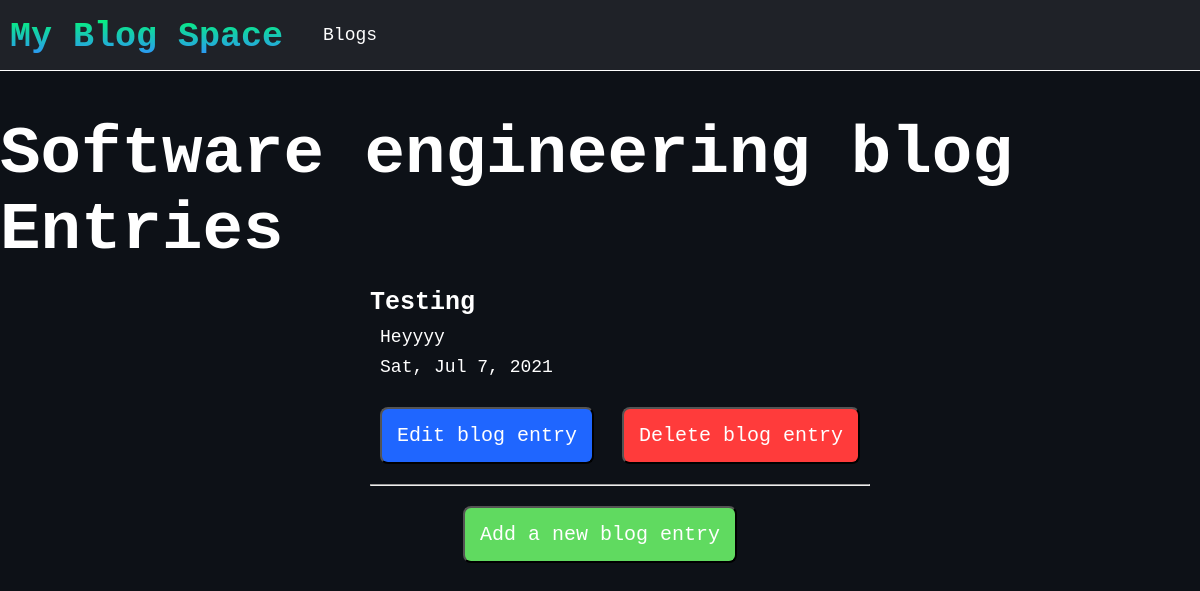
Page /blog_entry/6/ on the earlier database version.
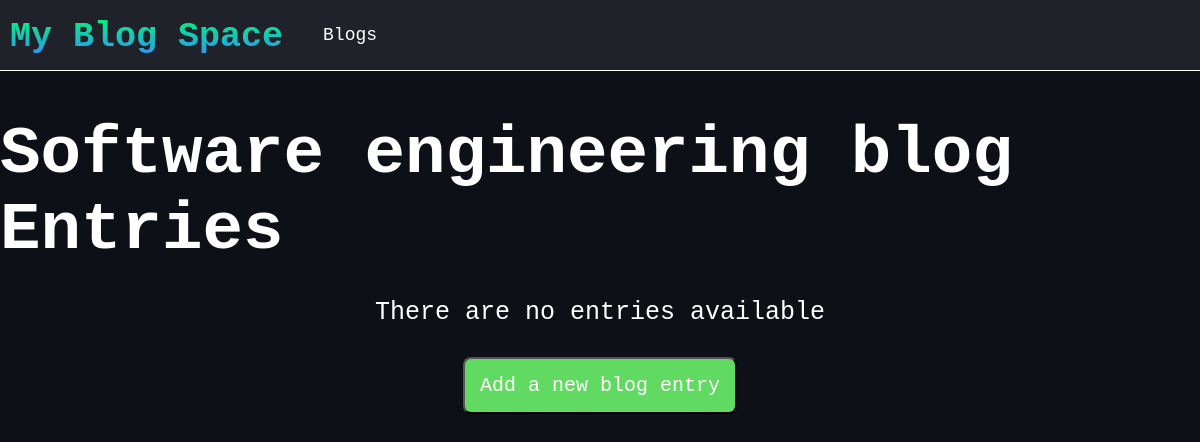
Same page on the later database version.
### blog_posts/models.py (models this page shows)
class BlogEntry(models.Model):
    blog_entry_title = models.CharField(max_length=50)
    date_added = models.DateTimeField(auto_now_add=False)
    blog = models.ForeignKey(Blog, on_delete=models.CASCADE)
    text = models.TextField()
    class Meta:
        verbose_name_plural = 'Blog Entries'
    def __str__(self):
        return f"{self.blog_entry_title[:50]}"

### blog_posts/views.py (the view)
# urls.py: path('blog_entry/<int:blog_id>/', views.blog_entry, name='blog_entry'),
def blog_entry(request, blog_id):
    blog = Blog.objects.get(id=blog_id) # get the specific blog id
    entries = blog.blogentry_set.all() # this uses the 'many to one' relationship -> accessed through specific blog
    context = {'blog':blog, 'entries': entries}
    return render(request, 'blog_posts/entry.html', context)

### blog_posts/models.py (called while the page is built)
    def __str__(self):
        return self.title

### blog_posts/templates/blog_posts/entry.html (shortened to what this page needs)
{% extends 'blog_posts/base.html' %}
        {% block content %}
        <div class="section-title">
            <h2>{{ blog }} Entries</h2>
        </div>
        <div class="list-contents">
            {% for entry in entries %}
                <ul>
                    <li class="entry">
                        <h3>{{ entry }}</h3>
                        <p>{{ entry.text }}</p>
                        <p>{{ entry.date_added|date:'D, M n, Y' }}</p>
                        <button class="edit"><a href="{% url 'blog_posts:edit_entry' entry.id %}">Edit blog entry</a></button>
                        <button class="delete"><a href="{% url 'blog_posts:delete_entry' entry.id %}">Delete blog entry</a></button>
                    </li>
                    <hr></hr>
                </ul>
                {% empty %}
                    <p>There are no entries available</p>
            {% endfor %}
            <button class="add"><a href="{% url 'blog_posts:add_entry' blog.id %}">Add a new blog entry</a></button>
        </div>
        {% endblock content %}

Differences in the rows shown:
removed BlogEntry: blog_entry_title "Testing", text "Heyyyy", date_added "Sat, Jul 7, 2021"
Other differences:
text now shown: "There are no entries available"
